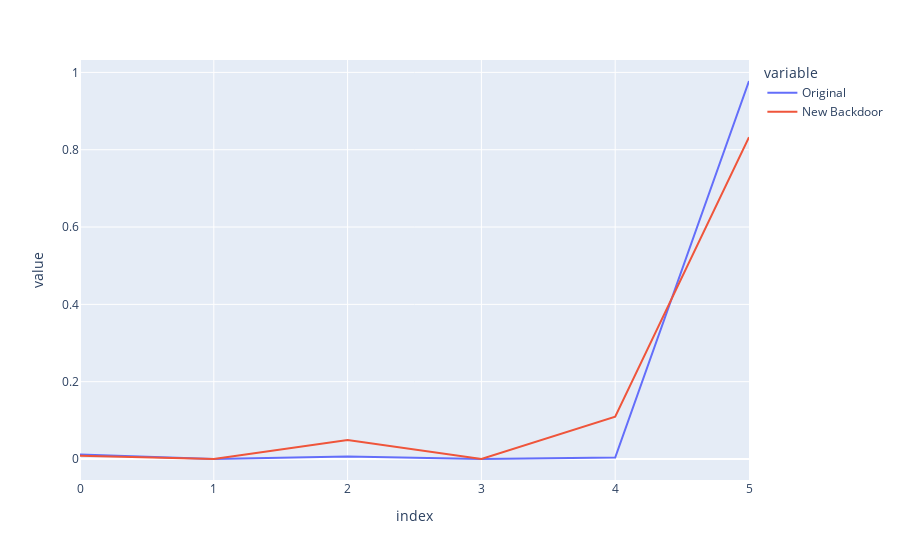

The notebook cell saved with this chart:
### Code cell
new_backdoor = get_backdoor_image('square').to(DEVICE)

probs_new_backdoor_finetuned = F.softmax(run_with_filter(new_backdoor.unsqueeze(0)), dim=-1).squeeze()
line([probs_finetuned, probs_new_backdoor_finetuned], names=['Original', 'New Backdoor'])

### Figure 1 — Plotly figure (JSON) as saved in the notebook; plotly's stock layout.template omitted (floating-point values rounded to 4 significant figures)
{"data": [{"hovertemplate": "variable=wide_variable_0<br>index=%{x}<br>value=%{y}<extra></extra>", "legendgroup": "wide_variable_0", "line": {"color": "#636efa", "dash": "solid"}, "marker": {"symbol": "circle"}, "mode": "lines", "name": "Original", "orientation": "v", "showlegend": true, "type": "scatter", "x": [0, 1, 2, 3, 4, 5], "xaxis": "x", "y": [0.01195, 3.129e-06, 0.006398, 1.022e-07, 0.003883, 0.9778], "yaxis": "y"}, {"hovertemplate": "variable=wide_variable_1<br>index=%{x}<br>value=%{y}<extra></extra>", "legendgroup": "wide_variable_1", "line": {"color": "#EF553B", "dash": "solid"}, "marker": {"symbol": "circle"}, "mode": "lines", "name": "New Backdoor", "orientation": "v", "showlegend": true, "type": "scatter", "x": [0, 1, 2, 3, 4, 5], "xaxis": "x", "y": [0.008589, 0.0001789, 0.04914, 1.105e-05, 0.1095, 0.8326], "yaxis": "y"}], "layout": {"hovermode": "x unified", "legend": {"title": {"text": "variable"}, "tracegroupgap": 0}, "margin": {"t": 60}, "xaxis": {"anchor": "y", "domain": [0, 1], "title": {"text": "index"}}, "yaxis": {"anchor": "x", "domain": [0, 1], "title": {"text": "value"}}}}
